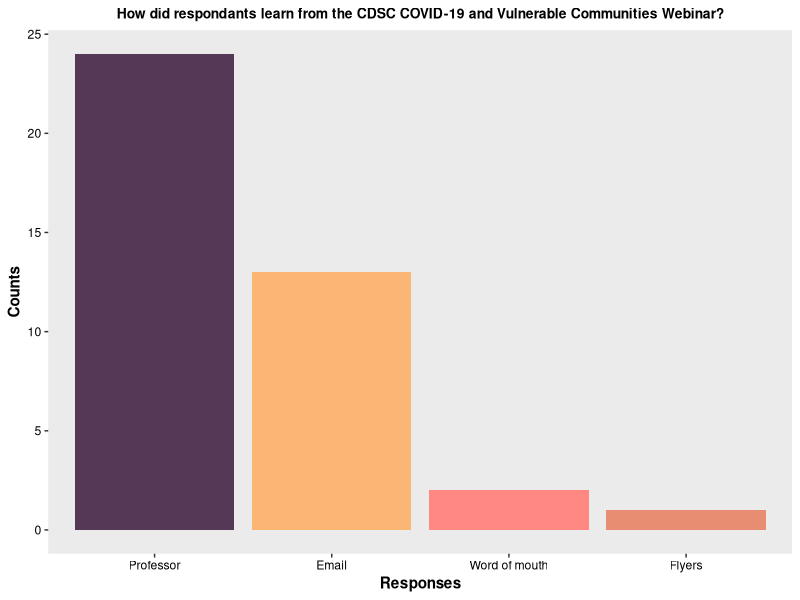
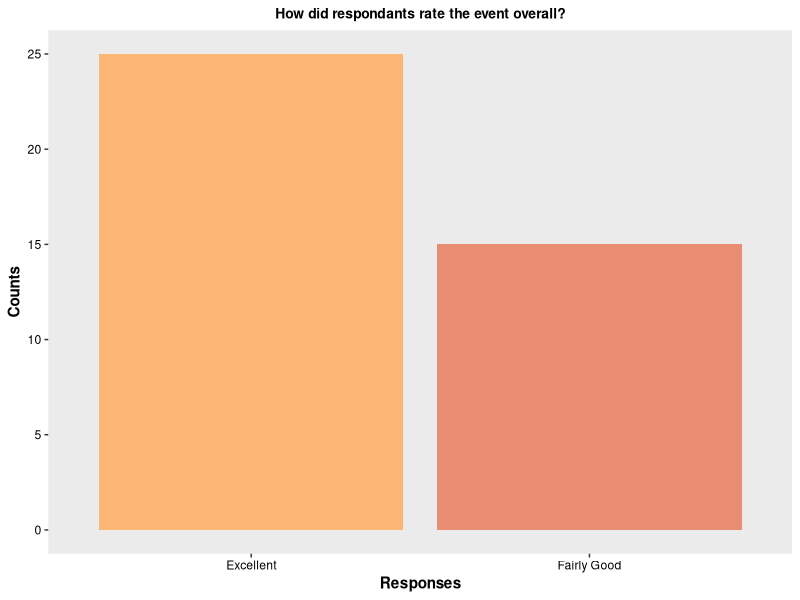
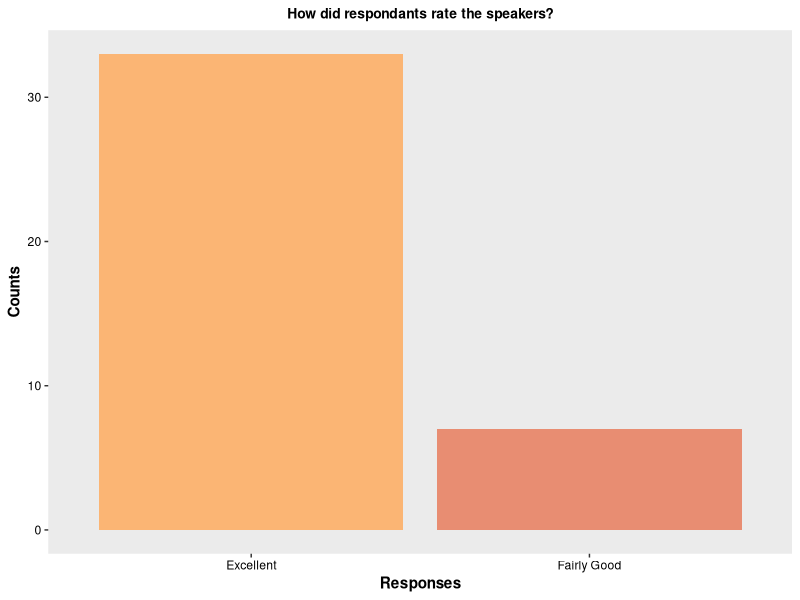
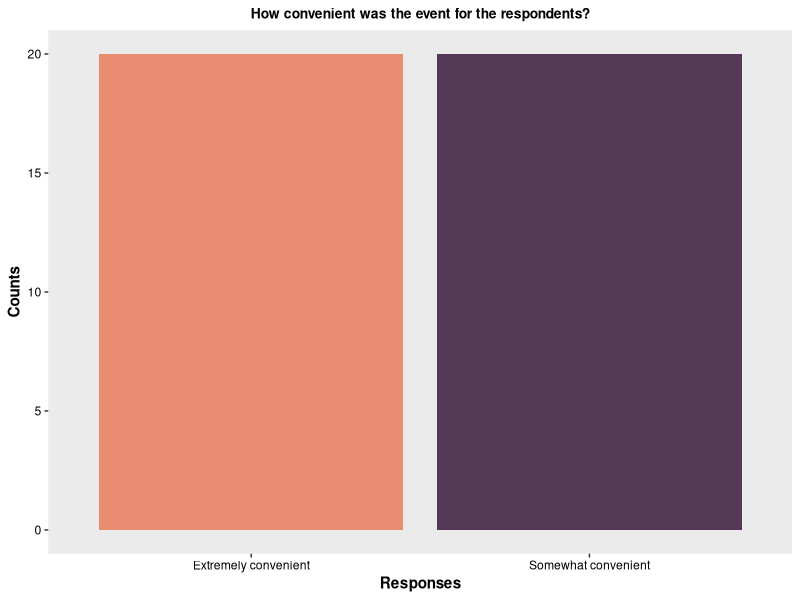
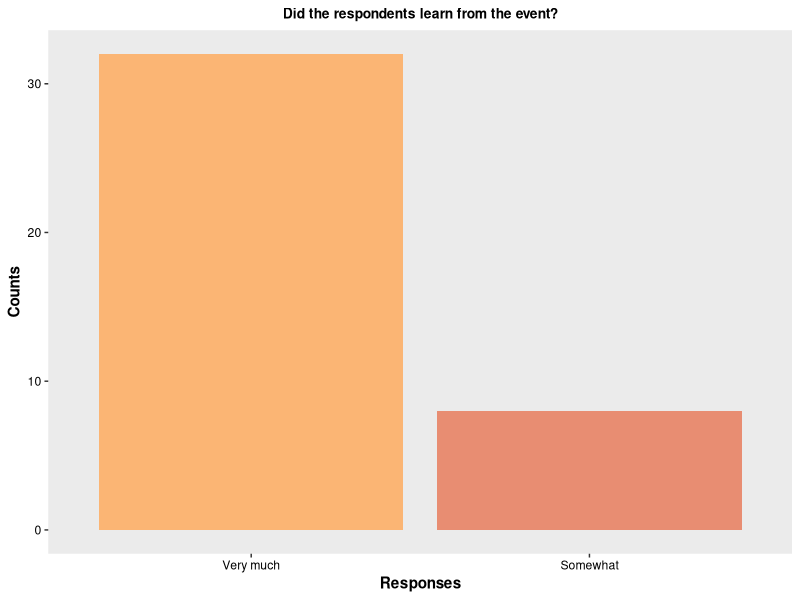
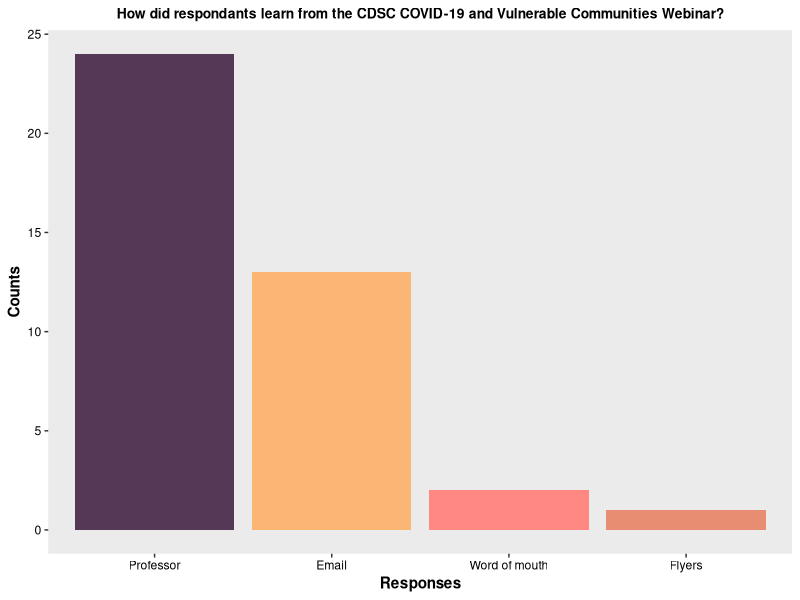
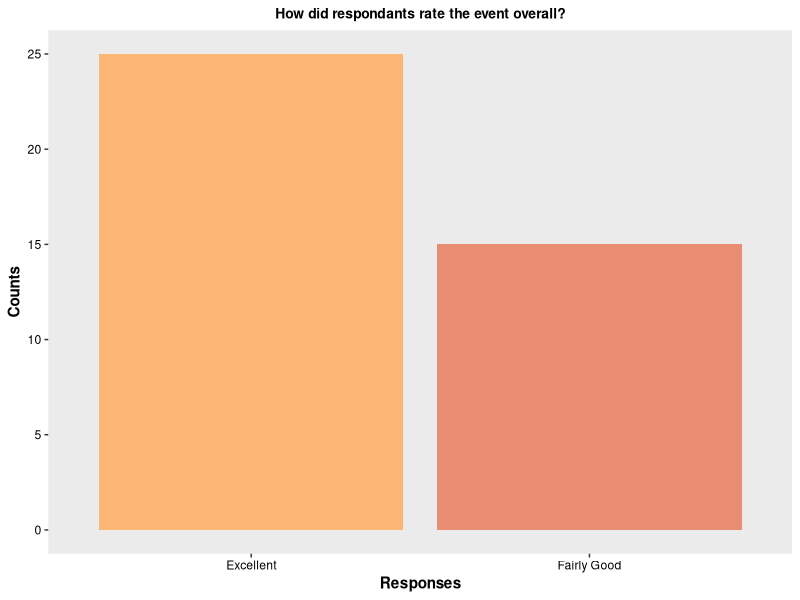
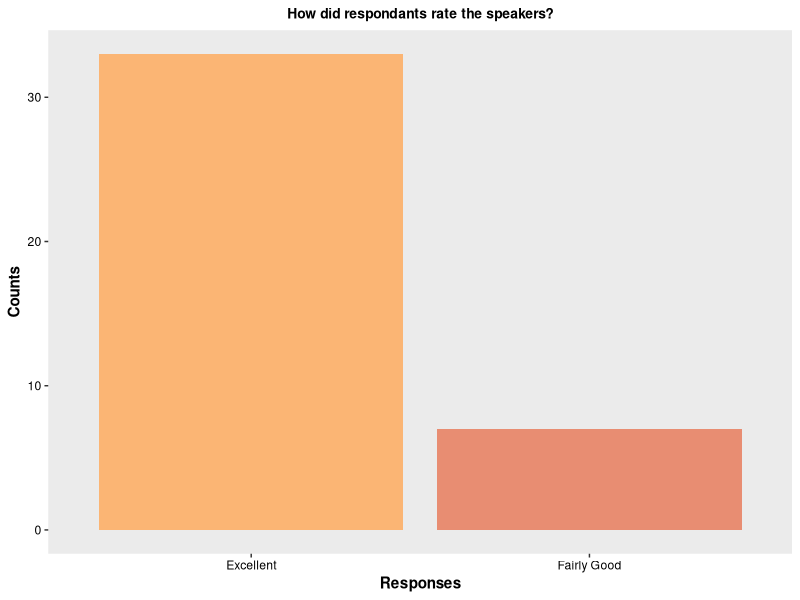

Recreate these plots in R, in order.
#### COVID-19 and Vulerable Communities ####
#### Created by: Vivian Vy Le ####
#### Updated on: 2022-05-17 ####

#### Load library ####
library(tidyverse)
library(here)
library(ggplot2)

#### Load data ####
vulnerable <- read_csv(here("Data", "vulnerable_communities_webinar.csv"))

#### View data ####
view(vulnerable)
glimpse(vulnerable)

#### data analysis ####
vulnerable_clean <- vulnerable %>%
  select(participants, overall_rating, speaker_rating, advertisement, event_timing, audience_learning) %>%
  rowwise() %>%
  mutate(advertisement_choices = str_split(advertisement, pattern = ";")) %>%
  ungroup() %>%
  unnest(advertisement_choices)
view(vulnerable_clean)

advertisement_data <- vulnerable_clean %>%
  count(advertisement_choices)
view(advertisement_data)

data <- vulnerable_clean %>%
  mutate(overall_rating = factor(overall_rating,
                                 levels = c("Excellent", "Fairly Good", "Not Good at All"))) %>%
  mutate(speaker_rating = factor(speaker_rating,
                                 levels = c("Excellent", "Fairly Good", "Not Good at All"))) %>%
  mutate(event_timing = factor(event_timing,
                               levels = c("Extremely convenient", "Somewhat convenient", "Not at all convenient"))) %>%
  mutate(audience_learning = factor(audience_learning,
                                    levels = c("Very much", "Somewhat", "Not much")))
view(data)          

overall_rate <- data %>%
  count(overall_rating)
overall_rate

speaker_rate <- data %>%
  count(speaker_rating)
speaker_rate

timing_data <- data %>%
  count(event_timing)

learning_data <- data %>%
  count(audience_learning)


#### plotting data ####
colorpal <- c("#FBB574", "#E88D72", "#543855", "#FF8882", "#F0A160", "#3F612D", "#8FE388")

advertisement_data %>%
  ggplot(aes(x = reorder(advertisement_choices, -n), y = n, fill = advertisement_choices)) +
  geom_col() +
  labs(title = "How did respondants learn from the CDSC COVID-19 and Vulnerable Communities Webinar?",
      x = "Responses",
      y = "Counts") +
  theme(plot.title = element_text(hjust = 0.5,
                                  size = 10,
                                  face = "bold"),
        axis.title = element_text(face = "bold"),
        axis.text.x = element_text(color = "#000000"),
        axis.text.y = element_text(color = "#000000"),
        panel.grid.major = element_blank(),
        panel.grid.minor = element_blank()) +
  scale_fill_manual(values = colorpal) +
  guides(fill = FALSE)
ggsave(here("Output", "vulnerable_communities", "advertisement.png"), width = 8, height = 5)

overall_rate %>%
  ggplot(aes(x = reorder(overall_rating, -n), y = n, fill = overall_rating)) +
  geom_col() +
  labs(title = "How did respondants rate the event overall?",
       x = "Responses",
       y = "Counts") +
  theme(plot.title = element_text(hjust = 0.5,
                                  size = 10,
                                  face = "bold"),
        axis.title = element_text(face = "bold"),
        axis.text.x = element_text(color = "#000000"),
        axis.text.y = element_text(color = "#000000"),
        panel.grid.major = element_blank(),
        panel.grid.minor = element_blank()) +
  scale_fill_manual(values = colorpal) +
  guides(fill = FALSE)
ggsave(here("Output", "vulnerable_communities", "event_rating.png"), width = 6, height = 5)

speaker_rate %>%
  ggplot(aes(x = reorder(speaker_rating, -n), y = n, fill = speaker_rating)) +
  geom_col() +
  labs(title = "How did respondants rate the speakers?",
       x = "Responses",
       y = "Counts") +
  theme(plot.title = element_text(hjust = 0.5,
                                  size = 10,
                                  face = "bold"),
        axis.title = element_text(face = "bold"),
        axis.text.x = element_text(color = "#000000"),
        axis.text.y = element_text(color = "#000000"),
        panel.grid.major = element_blank(),
        panel.grid.minor = element_blank()) +
  scale_fill_manual(values = colorpal) +
  guides(fill = FALSE)
ggsave(here("Output", "vulnerable_communities", "speaker_rating.png"), width = 6, height = 5)


timing_data %>%
  ggplot(aes(x = reorder(event_timing, -n), y = n, fill = event_timing)) +
  geom_col() +
  labs(title = "How convenient was the event for the respondents?",
       x = "Responses",
       y = "Counts") +
  theme(plot.title = element_text(hjust = 0.5,
                                  size = 10,
                                  face = "bold"),
        axis.title = element_text(face = "bold"),
        axis.text.x = element_text(color = "#000000"),
        axis.text.y = element_text(color = "#000000"),
        panel.grid.major = element_blank(),
        panel.grid.minor = element_blank()) +
  scale_fill_manual(values = c("#E88D72", "#543855")) +
  guides(fill = FALSE)
ggsave(here("Output", "vulnerable_communities", "convenience_of_event.png"), width = 6, height = 5)


learning_data %>%
  ggplot(aes(x = reorder(audience_learning, -n), y = n, fill = audience_learning)) +
  geom_col() +
  labs(title = "Did the respondents learn from the event?",
       x = "Responses",
       y = "Counts") +
  theme(plot.title = element_text(hjust = 0.5,
                                  size = 10,
                                  face = "bold"),
        axis.title = element_text(face = "bold"),
        axis.text.x = element_text(color = "#000000"),
        axis.text.y = element_text(color = "#000000"),
        panel.grid.major = element_blank(),
        panel.grid.minor = element_blank()) +
  scale_fill_manual(values = colorpal) +
  guides(fill = FALSE)
ggsave(here("Output", "vulnerable_communities", "audience_learning.png"), width = 6, height = 5)
